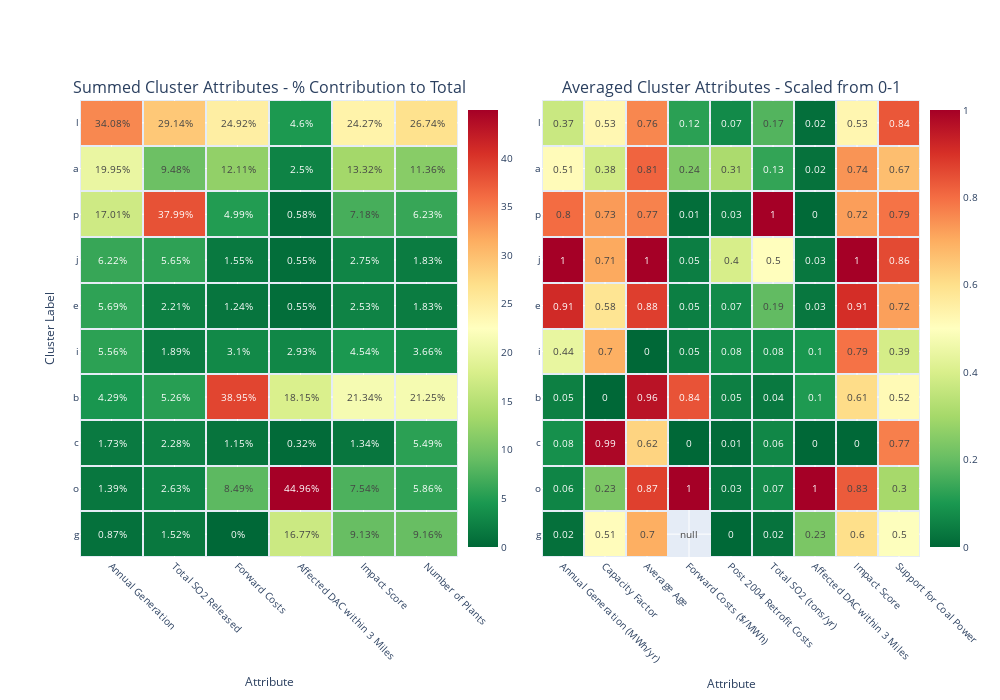

Write notebook code for a chart like this one.
### Code cell
from plotly.subplots import make_subplots

fig = make_subplots(
    rows=1, cols=2,
    vertical_spacing=0.1,
    subplot_titles=("Summed Cluster Attributes - % Contribution to Total", "Averaged Cluster Attributes - Scaled from 0-1"),
    specs=[[{"type": "Heatmap"}, {"type": "Heatmap"}]]
    )

mapdf2 = mapdf.drop(['k', 'h', 'd', 'm', 'n', 'f'])
x1=['Annual Generation', 'Total SO2 Released', 'Forward Costs', 'Affected DAC within 3 Miles', 'Impact Score', 'Number of Plants']
y1 = mapdf2.sort_values('PLGENACL').index.tolist()
z1 = mapdf2.sort_values('PLGENACL').values.tolist()
tList1 = mapdf2.sort_values('PLGENACL').round(2).values.tolist()

hmap2 = hmap1.drop(['k', 'h', 'd', 'm', 'n', 'f'])
x2=['Annual Generation (MWh/yr)', 'Capacity Factor', 'Average Age',  'Forward Costs ($/MWh)', 'Post 2004 Retrofit Costs','Total SO2 (tons/yr)', 'Affected DAC within 3 Miles',  'Impact Score',  'Support for Coal Power']
y2 = hmap2.index.tolist()
z2 = hmap2.values.tolist()
tList2 = hmap2.round(2).values.tolist()

fig.add_trace(go.Heatmap(x=x1, y=y1, z=z1, colorscale = 'rdylgn_r', xgap = 2, ygap = 2,
text=tList1, texttemplate=("%{text}"+"%"), colorbar_x=0.45), row=1, col=1)

fig.add_trace(go.Heatmap(x=x2, y=y2, z=z2, colorscale = 'rdylgn_r', xgap = 2, ygap = 2,
text=tList2, texttemplate=("%{text}"),colorbar_x=1), row=1, col=2)

fig.update_xaxes(tickangle=45)

fig.update_layout(font=dict(
        #family="Courier New, monospace",
        size=10,
        #color="RebeccaPurple"
    ),
    width=1000,
    height=700,
    xaxis_title="Attribute",
    xaxis2_title="Attribute",
    yaxis_title="Cluster Label")



fig.show()

### Figure 1 — Plotly figure (JSON) as saved in the notebook; plotly's stock layout.template omitted (floating-point values rounded to 4 significant figures)
{"data": [{"colorbar": {"x": 0.45}, "colorscale": [[0, "rgb(0,104,55)"], [0.1, "rgb(26,152,80)"], [0.2, "rgb(102,189,99)"], [0.3, "rgb(166,217,106)"], [0.4, "rgb(217,239,139)"], [0.5, "rgb(255,255,191)"], [0.6, "rgb(254,224,139)"], [0.7, "rgb(253,174,97)"], [0.8, "rgb(244,109,67)"], [0.9, "rgb(215,48,39)"], [1, "rgb(165,0,38)"]], "text": [[0.87, 1.52, 0, 16.77, 9.13, 9.16], [1.39, 2.63, 8.49, 44.96, 7.54, 5.86], [1.73, 2.28, 1.15, 0.32, 1.34, 5.49], [4.29, 5.26, 38.95, 18.15, 21.34, 21.25], [5.56, 1.89, 3.1, 2.93, 4.54, 3.66], [5.69, 2.21, 1.24, 0.55, 2.53, 1.83], [6.22, 5.65, 1.55, 0.55, 2.75, 1.83], [17.01, 37.99, 4.99, 0.58, 7.18, 6.23], [19.95, 9.48, 12.11, 2.5, 13.32, 11.36], [34.08, 29.14, 24.92, 4.6, 24.27, 26.74]], "texttemplate": "%{text}%", "type": "heatmap", "x": ["Annual Generation", "Total SO2 Released", "Forward Costs", "Affected DAC within 3 Miles", "Impact Score", "Number of Plants"], "xaxis": "x", "xgap": 2, "y": ["g", "o", "c", "b", "i", "e", "j", "p", "a", "l"], "yaxis": "y", "ygap": 2, "z": [[0.8741, 1.519, 0, 16.77, 9.134, 9.158], [1.387, 2.626, 8.488, 44.96, 7.538, 5.861], [1.732, 2.282, 1.151, 0.3166, 1.337, 5.495], [4.29, 5.258, 38.95, 18.15, 21.34, 21.25], [5.556, 1.889, 3.098, 2.932, 4.535, 3.663], [5.686, 2.211, 1.242, 0.5452, 2.53, 1.832], [6.218, 5.65, 1.552, 0.5457, 2.747, 1.832], [17.01, 37.99, 4.985, 0.577, 7.18, 6.227], [19.95, 9.481, 12.11, 2.5, 13.32, 11.36], [34.08, 29.14, 24.92, 4.602, 24.27, 26.74]]}, {"colorbar": {"x": 1}, "colorscale": [[0, "rgb(0,104,55)"], [0.1, "rgb(26,152,80)"], [0.2, "rgb(102,189,99)"], [0.3, "rgb(166,217,106)"], [0.4, "rgb(217,239,139)"], [0.5, "rgb(255,255,191)"], [0.6, "rgb(254,224,139)"], [0.7, "rgb(253,174,97)"], [0.8, "rgb(244,109,67)"], [0.9, "rgb(215,48,39)"], [1, "rgb(165,0,38)"]], "text": [[0.02, 0.51, 0.7, null, 0, 0.02, 0.23, 0.6, 0.5], [0.06, 0.23, 0.87, 1, 0.03, 0.07, 1, 0.83, 0.3], [0.08, 0.99, 0.62, 0, 0.01, 0.06, 0, 0, 0.77], [0.05, 0, 0.96, 0.84, 0.05, 0.04, 0.1, 0.61, 0.52], [0.44, 0.7, 0, 0.05, 0.08, 0.08, 0.1, 0.79, 0.39], [0.91, 0.58, 0.88, 0.05, 0.07, 0.19, 0.03, 0.91, 0.72], [1, 0.71, 1, 0.05, 0.4, 0.5, 0.03, 1, 0.86], [0.8, 0.73, 0.77, 0.01, 0.03, 1, 0, 0.72, 0.79], [0.51, 0.38, 0.81, 0.24, 0.31, 0.13, 0.02, 0.74, 0.67], [0.37, 0.53, 0.76, 0.12, 0.07, 0.17, 0.02, 0.53, 0.84]], "texttemplate": "%{text}", "type": "heatmap", "x": ["Annual Generation (MWh/yr)", "Capacity Factor", "Average Age", "Forward Costs ($/MWh)", "Post 2004 Retrofit Costs", "Total SO2 (tons/yr)", "Affected DAC within 3 Miles", "Impact Score", "Support for Coal Power"], "xaxis": "x2", "xgap": 2, "y": ["g", "o", "c", "b", "i", "e", "j", "p", "a", "l"], "yaxis": "y2", "ygap": 2, "z": [[0.01751, 0.5083, 0.6978, null, 0.001558, 0.0226, 0.233, 0.6002, 0.496], [0.05956, 0.2338, 0.8733, 1.0, 0.02692, 0.06909, 1, 0.8299, 0.3016], [0.08292, 0.9857, 0.6242, 0, 0.006407, 0.06369, 0, 0, 0.7716], [0.0492, 0, 0.96, 0.8426, 0.04835, 0.03605, 0.1046, 0.6057, 0.5174], [0.4407, 0.6962, 0, 0.04566, 0.07689, 0.08023, 0.09756, 0.7916, 0.3918], [0.9135, 0.5844, 0.8767, 0.04718, 0.07086, 0.1941, 0.03153, 0.9056, 0.7209], [1, 0.7064, 1, 0.04682, 0.3957, 0.5034, 0.03156, 1, 0.857], [0.8024, 0.7286, 0.7676, 0.01153, 0.02815, 1, 0.004601, 0.7239, 0.7912], [0.5122, 0.3828, 0.8146, 0.2396, 0.3109, 0.1328, 0.02135, 0.7397, 0.6675], [0.3686, 0.5252, 0.7595, 0.1209, 0.07098, 0.1747, 0.01504, 0.5288, 0.8357]]}], "layout": {"annotations": [{"font": {"size": 16}, "showarrow": false, "text": "Summed Cluster Attributes - % Contribution to Total", "x": 0.225, "xanchor": "center", "xref": "paper", "y": 1, "yanchor": "bottom", "yref": "paper"}, {"font": {"size": 16}, "showarrow": false, "text": "Averaged Cluster Attributes - Scaled from 0-1", "x": 0.775, "xanchor": "center", "xref": "paper", "y": 1, "yanchor": "bottom", "yref": "paper"}], "font": {"size": 10}, "height": 700, "width": 1000, "xaxis": {"anchor": "y", "domain": [0, 0.45], "tickangle": 45, "title": {"text": "Attribute"}}, "xaxis2": {"anchor": "y2", "domain": [0.55, 1], "tickangle": 45, "title": {"text": "Attribute"}}, "yaxis": {"anchor": "x", "domain": [0, 1], "title": {"text": "Cluster Label"}}, "yaxis2": {"anchor": "x2", "domain": [0, 1]}}}
